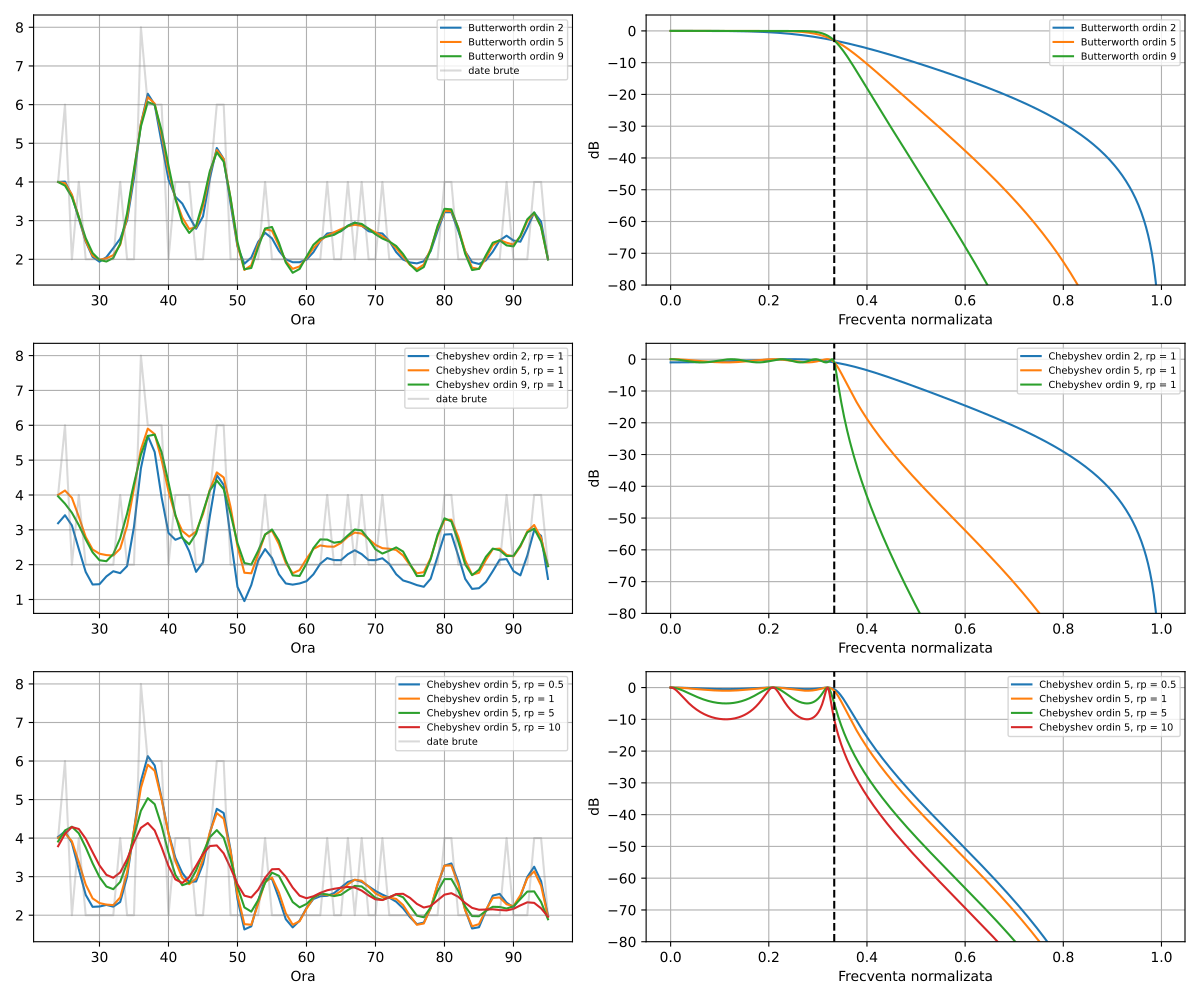

Reproduce this figure in Python.
import numpy as np
import matplotlib.pyplot as plt
import scipy.signal

x = np.genfromtxt('./lab6/Train.csv', delimiter=',', skip_header=1, usecols=2, dtype=float)
start = 1 * 24
stop = 4 * 24
x = x[start:stop]
axa = np.arange(start, stop)

Wn = 1 / 3  # de la c)

ordine = [2, 5, 9]
rps = [0.5, 1, 5, 10]
rp_fix = 1     # rp folosit cand variem ordinul la Chebyshev
ordin_fix = 5  # ordinul folosit cand variem rp

fig, ax = plt.subplots(3, 2, figsize=(12, 10))

# coloana 0: semnalele filtrate, coloana 1: raspunsurile in frecventa
def deseneaza(rand, b, a, label):
    ax[rand, 0].plot(axa, scipy.signal.filtfilt(b, a, x), label=label)
    w, h = scipy.signal.freqz(b, a)
    ax[rand, 1].plot(w / np.pi, 20 * np.log10(np.abs(h) + 1e-12), label=label)

# 1. Butterworth, ordine diferite
for o in ordine:
    b, a = scipy.signal.butter(o, Wn, btype='low')
    deseneaza(0, b, a, f'Butterworth ordin {o}')

# 2. Chebyshev, ordine diferite (rp fix)
for o in ordine:
    b, a = scipy.signal.cheby1(o, rp_fix, Wn, btype='low')
    deseneaza(1, b, a, f'Chebyshev ordin {o}, rp = {rp_fix}')

# 3. Chebyshev, rp diferit (ordin fix)
for rp in rps:
    b, a = scipy.signal.cheby1(ordin_fix, rp, Wn, btype='low')
    deseneaza(2, b, a, f'Chebyshev ordin {ordin_fix}, rp = {rp}')

for r in range(3):
    ax[r, 0].plot(axa, x, color='gray', alpha=0.3, label='date brute')
    ax[r, 0].set_xlabel('Ora')
    ax[r, 1].axvline(Wn, color='k', linestyle='--')
    ax[r, 1].set_ylim(-80, 5)
    ax[r, 1].set_xlabel('Frecventa normalizata')
    ax[r, 1].set_ylabel('dB')
    for c in range(2):
        ax[r, c].grid()
        ax[r, c].legend(fontsize=7)

fig.tight_layout()
plt.savefig("lab6/ex6/ex6f.pdf")
plt.show()

# Valori alese: Butterworth ordin 5, Wn = 1/3 
# un ordin mai mare doar adauga complexitate
